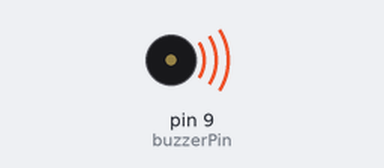
This sketch was run on a simulated Arduino Uno, built with avr-gcc and run on an emulated ATmega328P. Parts: buzzer (waves = sounding).

Above: at 0.1 s.
Timing chart, 0 to 3.0 s (numbered marks = the images above):
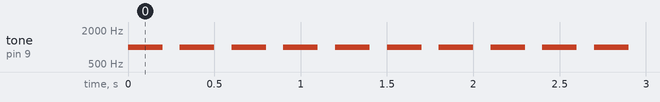

The sketch:

experiment_8.1.ino
```cpp
int buzzerPin = 9;

void setup() {
  pinMode(buzzerPin, OUTPUT);
}

void loop() {

  tone(buzzerPin, 1000);
  delay(200);

  noTone(buzzerPin);
  delay(100);
}
```

Measured:
- by itself, tone on pin 9 (buzzerPin): alternates 1000 Hz for 0.20 s and silent for 0.10 s
